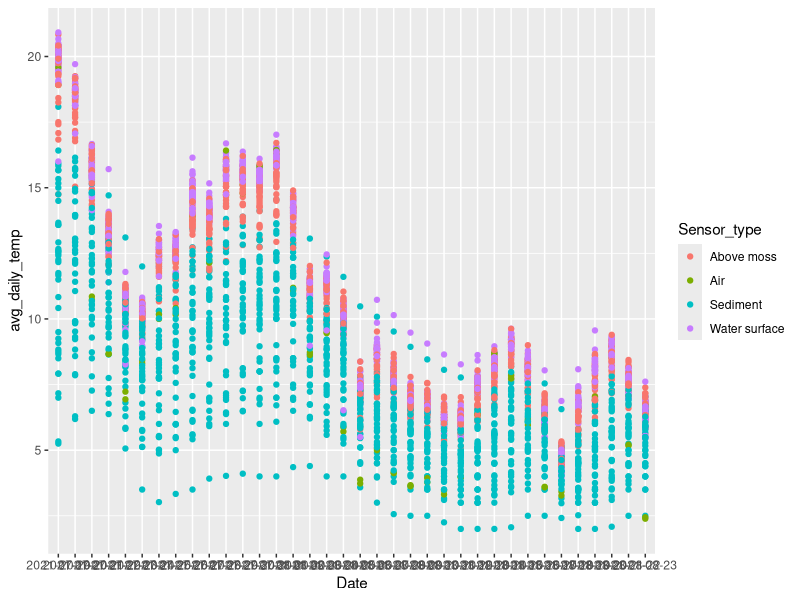
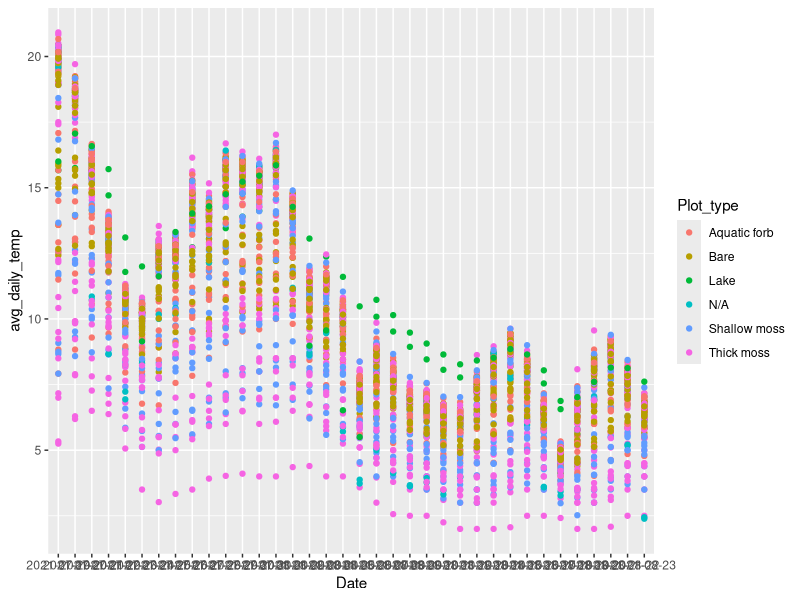
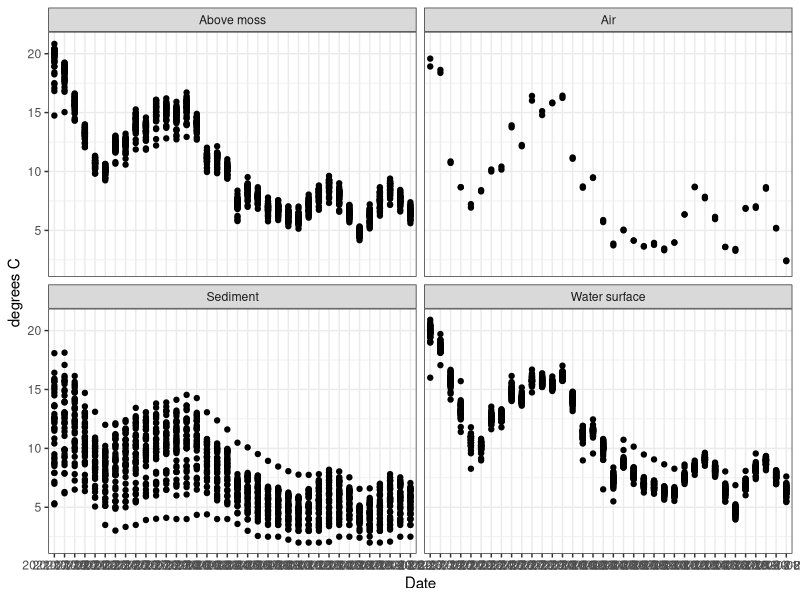

R code for these plots, in order:
## ---- chunk 1
knitr::opts_chunk$set(echo = TRUE)
## ---- chunk 2
library(dplyr)
library(tidyr)
library(readr)
library(ggplot2)
library(scales)
## ---- chunk 3
ibtn_temp <- read.csv("../data/ibtn_temp_tbl.csv")

head(ibtn_temp)
## ---- chunk 4
temp_long <- ibtn_temp %>% 
  pivot_longer(cols = c(-Date, -Time), names_to = "iBtn_ID", values_to = "temp_c")

head(temp_long)
## ---- chunk 5
plot_type <- read.csv("../data/plot_type_tbl.csv")

head(plot_type)
## ---- chunk 6
iBtn_summary <- left_join(temp_long, plot_type, by = c("iBtn_ID"))

head(iBtn_summary)
## ---- chunk 7
write.csv(iBtn_summary, "C:\\Users\\jlpeirce\\OneDrive - University of Alaska\\R for UAF AGC\\nna-irps\\iButtons\\data\\iBtn_summary.csv", row.names = FALSE)
## ---- chunk 8
avg_daily_temp <- iBtn_summary %>%
  group_by(Date, iBtn_ID, Sensor_type, Plot_type) %>% 
  summarize(avg_daily_temp = mean(temp_c, na.rm = T), .groups = "drop")

avg_daily_temp
## ---- chunk 9
write.csv(avg_daily_temp, "C:\\Users\\jlpeirce\\OneDrive - University of Alaska\\R for UAF AGC\\nna-irps\\iButtons\\data\\iBtn_adt_all.csv", row.names = FALSE)
## ---- chunk 10
p <- ggplot(avg_daily_temp, aes(x = Date, y = avg_daily_temp, color=Sensor_type)) +
  geom_point()

p
## ---- chunk 11
p <- ggplot(avg_daily_temp, aes(x = Date, y = avg_daily_temp, color=Plot_type)) +
  geom_point() 

p
## ---- chunk 12
adt_sensor_type <- iBtn_summary %>% 
  group_by(Date, Sensor_type) %>% 
  summarize(avg_daily_temp = mean(temp_c, na.rm = T), .groups = "drop")

head(adt_sensor_type)

write.csv(adt_sensor_type, "C:\\Users\\jlpeirce\\OneDrive - University of Alaska\\R for UAF AGC\\nna-irps\\iButtons\\data\\adt_sensor_type.csv", row.names = FALSE)
## ---- chunk 13
sensor_type <- iBtn_summary %>% 
  group_by(Sensor_type) %>% 
  summarize(avg_sensor_type = mean(temp_c, na.rm = T), .groups = "drop")

head(sensor_type)

write.csv(adt_sensor_type, "C:\\Users\\jlpeirce\\OneDrive - University of Alaska\\R for UAF AGC\\iButtons\\data\\sensor_type.csv", row.names = FALSE)
## ---- chunk 14
p <- ggplot(avg_daily_temp, aes(x = Date, y = avg_daily_temp)) +
  geom_point() +
  facet_wrap(~Sensor_type, ncol=2) +
  labs(x = "Date", y = "degrees C") +
  theme_bw()

p
## ---- chunk 15
avg_iBtn_temp <- iBtn_summary %>%
  group_by(iBtn_ID, Sensor_type, Plot_type) %>% 
  summarize(avg_temp = mean(temp_c, na.rm = T), .groups = "drop")

avg_iBtn_temp
